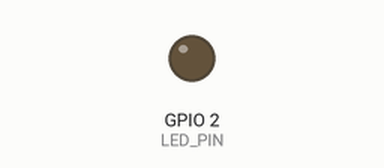
Simulated run of this sketch. Board: ESP8266 (NodeMCU). On the bench: output pins drawn as LEDs (lit = HIGH). WiFi joins after 1.5 s; servers stay silent unless stated; what the sketch prints to the serial monitor is not drawn.

Above: at 16.5 s.
Timing chart, 0 to 40.5 s (numbered marks = the images above):
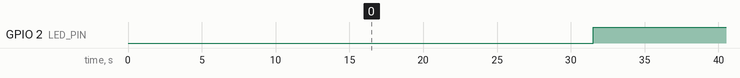

Measured:
- by itself, GPIO 2 (LED_PIN): alternates HIGH for 15.0 s and LOW for 15.0 s

The sketch:

light_sleep.ino
```cpp
#include <ESP8266WiFi.h>
#include <PubSubClient.h>
extern "C" {
  #include "user_interface.h"
}

const char* ssid = "LakeViewWiFi";
const char* password = "P@ssLakeView";
const int LED_PIN = 2;

void setup() {
  // put your setup code here, to run once:
  pinMode(LED_PIN, OUTPUT);
  Serial.begin(115200);

  setup_wifi();
}

void setup_wifi() {

  delay(10);
  // We start by connecting to a WiFi network
  Serial.println();
  Serial.print("Connecting to ");
  Serial.println(ssid);

  WiFi.mode(WIFI_STA);
  wifi_set_sleep_type(LIGHT_SLEEP_T);

  WiFi.begin(ssid, password);

  while (WiFi.status() != WL_CONNECTED) {
    delay(500);
    Serial.print(".");
  }

  Serial.println("");
  Serial.println("WiFi connected");
  Serial.println("IP address: ");
  Serial.println(WiFi.localIP());
}

void loop() {
  // put your main code here, to run repeatedly:
  delay(15000);
  digitalWrite(LED_PIN, LOW);
  delay(15000);
  digitalWrite(LED_PIN, HIGH);
}
```
